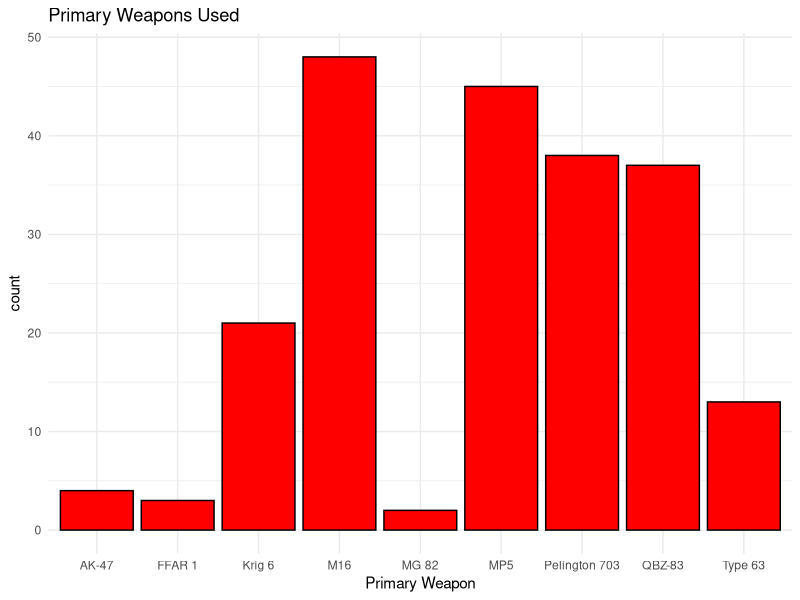
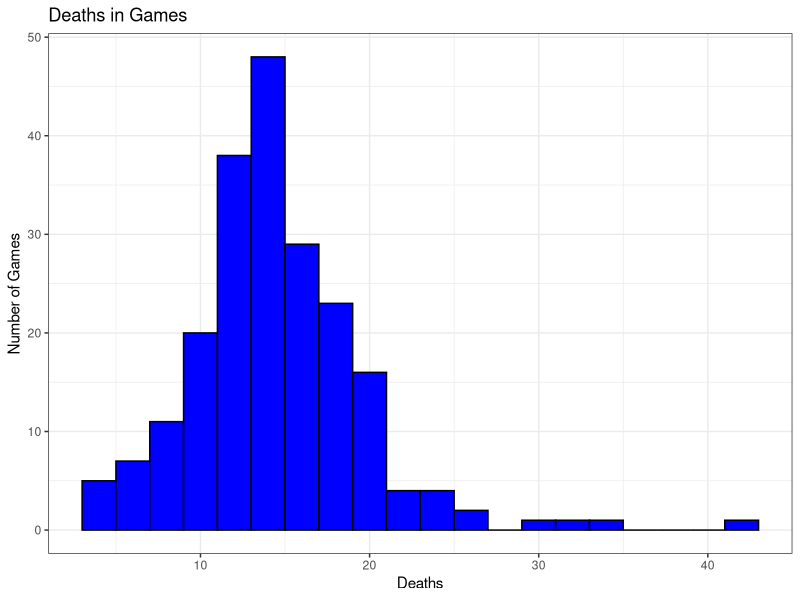
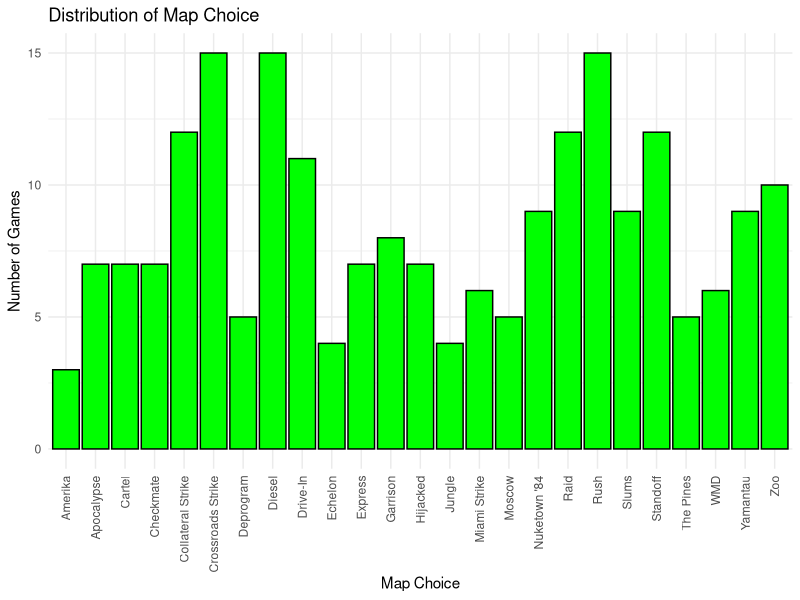
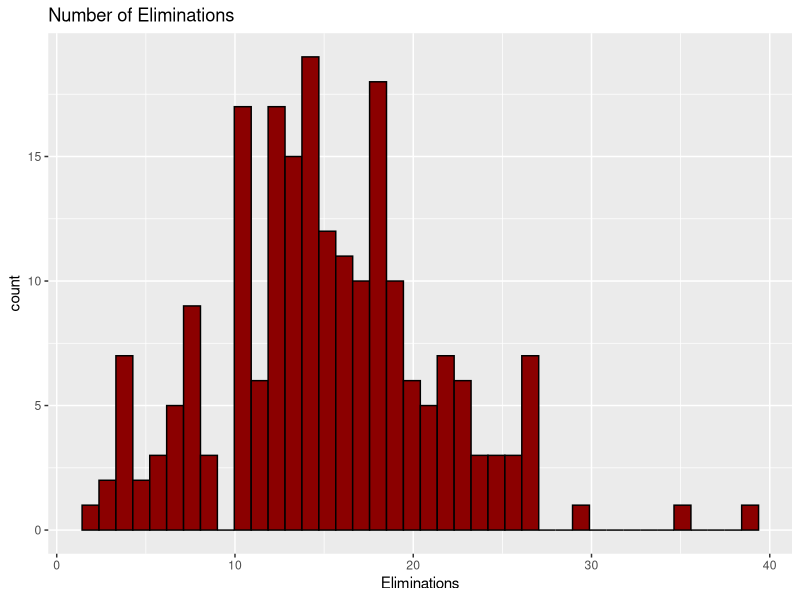
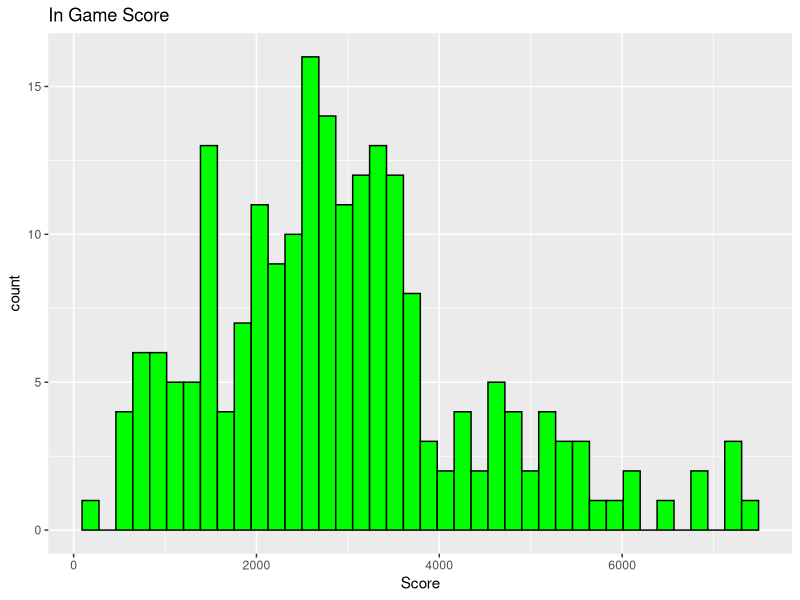
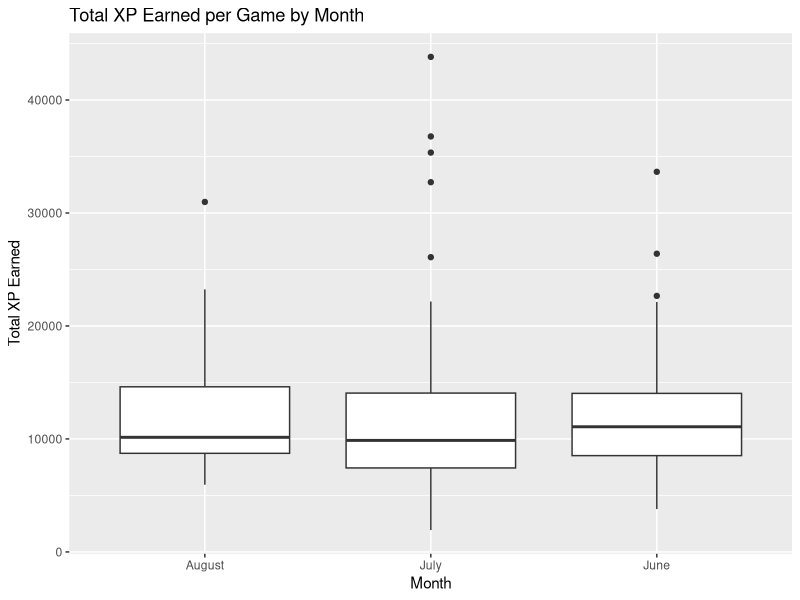
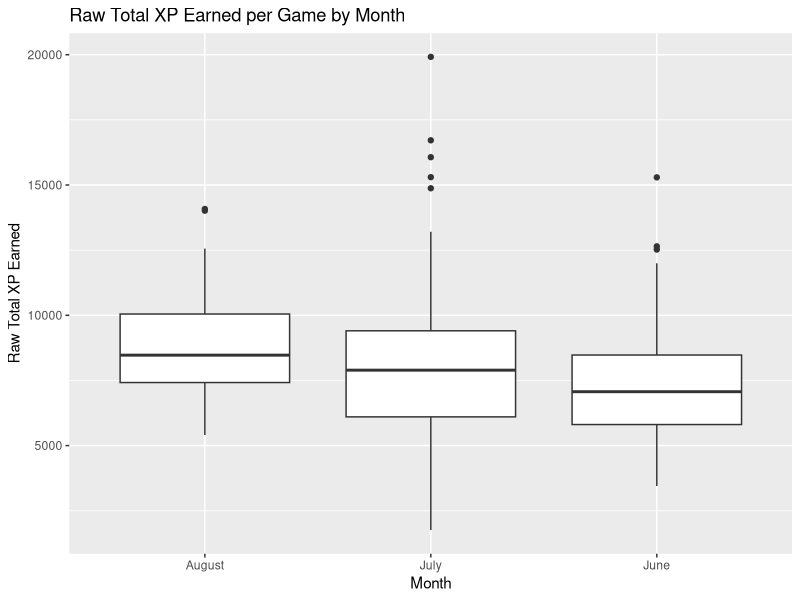
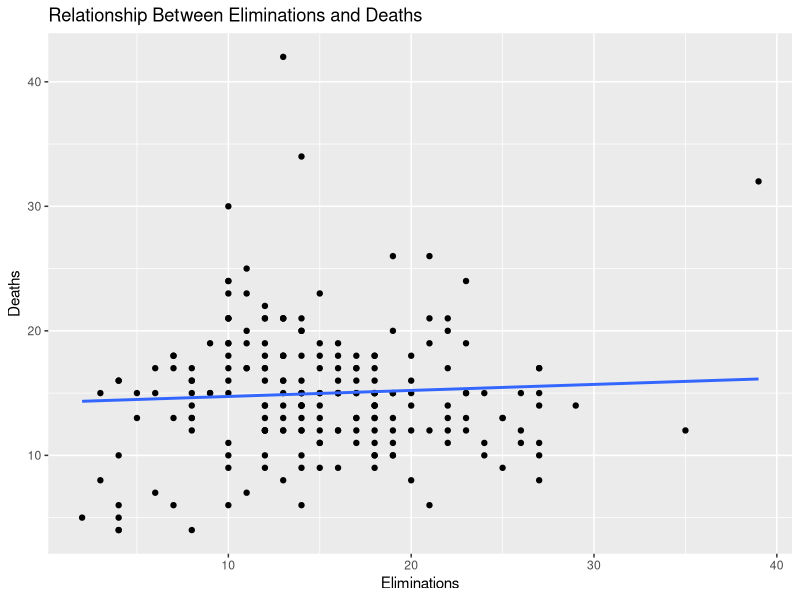

Reproduce these figures in R, in order.
## ---- chunk 1
remove(list = ls())
library(readr)
library(readxl)
library(tidyverse)
library(lubridate)
COD <- read_excel("CODGames2_mp.xlsx")
## ---- chunk 2
table(COD$PrimaryWeapon)
## ---- chunk 3
ggplot(data = COD,
       mapping = aes(x = PrimaryWeapon)) +
  geom_bar(fill = "red", color = "black") +
  theme_minimal() +
  labs(
    x = "Primary Weapon",
    y = "count",
    title = "Primary Weapons Used"
  )
## ---- chunk 4
#Summary Statistics
COD %>%
  select(Deaths) %>%
  summarize(min = min(Deaths),
            max = max(Deaths),
            mean = mean(Deaths),
            median = median(Deaths),
            standardDeviation = sd(Deaths))
## ---- chunk 5
#Histogram for distribution of deaths
ggplot(data = COD,
       mapping = aes(x = Deaths)) +
  geom_histogram(binwidth = 2, fill = "blue", color = "black") +
  theme_bw() +
  labs(x = "Deaths",
       y = "Number of Games",
       title = "Deaths in Games")
## ---- chunk 6
is.na(COD$Choice)
COD1 <- COD[!is.na(COD$Choice), ]
## ---- chunk 7
table(COD1$Choice)
## ---- chunk 8
ggplot(data = COD1,
       mapping = aes(x = Choice)) +
  geom_bar(fill = "green", color = "black") +
  theme_minimal() +
  labs(x = "Map Choice",
       y = "Number of Games",
       title = "Distribution of Map Choice") +
  theme(axis.text.x = element_text(angle = 90, vjust = 0.5, hjust = 1))
## ---- chunk 9
kills = COD1 %>% reframe(Eliminations = Eliminations)
summarykills = kills %>% summarise(num = n(), mean = mean(Eliminations),median = median(Eliminations), max = max(Eliminations), min = min(Eliminations), std = sd(Eliminations))
print(summarykills)
## ---- chunk 10
ggplot(data = kills, mapping = aes(x = Eliminations)) + geom_histogram(bins = 40, fill = "darkred", color = "black") + labs(title = "Number of Eliminations")
## ---- chunk 11
score = COD1 %>% reframe(Score = Score)
summaryscore = score %>% summarise(num = n(), mean = mean(Score), median = median(Score), max = max(Score), min = min(Score), std = sd(Score))
print(summaryscore)
## ---- chunk 12
ggplot(data = score, mapping = aes(x = Score)) + geom_histogram(bins = 40, fill = "green", color = "black") + labs(title = "In Game Score")
## ---- chunk 13
COD2 = COD1 %>% mutate(month = month(Date))
COD2$month[1:84] = "June"
COD2$month[85:187] = "July"
COD2$month[188:210] = "August"
ggplot(data = COD2, mapping = aes(x = month, y = TotalXP)) + geom_boxplot() + labs(x = "Month", y = "Total XP Earned", title = "Total XP Earned per Game by Month")
## ---- chunk 14
COD3 = COD2 %>% mutate(RawTotalXP = ifelse(XPType != "10% Boost", (TotalXP/1.1)/2, TotalXP/1.1))
ggplot(data = COD3, mapping = aes(x = month, y = RawTotalXP)) + geom_boxplot() + labs(x = "Month", y = "Raw Total XP Earned", title = "Raw Total XP Earned per Game by Month")
## ---- chunk 15
ggplot(data = COD,
       mapping = aes(x = Eliminations,
                     y = Deaths)) +
  geom_point() +
  geom_smooth(method = lm, se = FALSE) +
  labs(x = "Eliminations",
       y = "Deaths",
       title = "Relationship Between Eliminations and Deaths")
